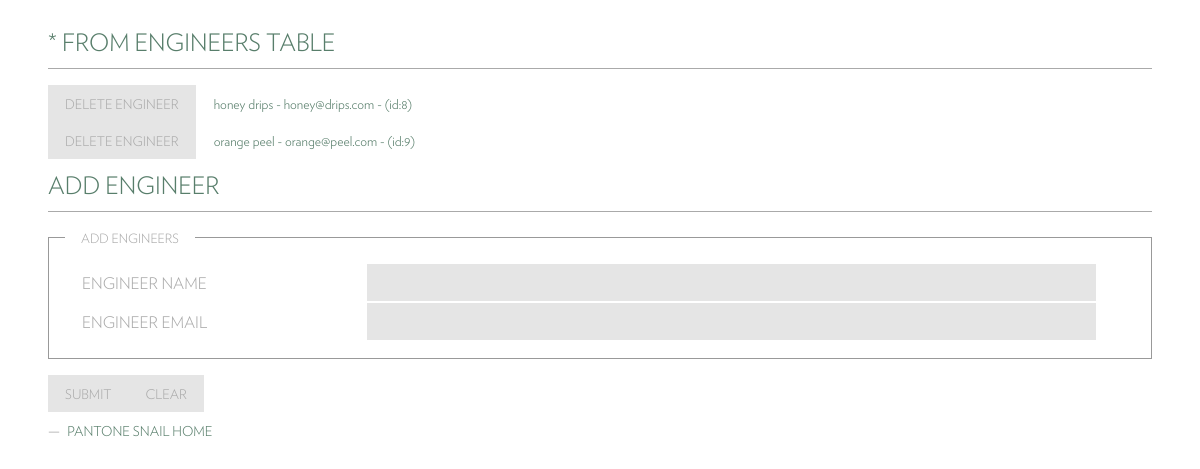
The app's page /engineers.php with its own data.
### tables this page shows
CREATE TABLE `engineers` (
  `idengineers` int(11) NOT NULL AUTO_INCREMENT,
  `engineerName` varchar(45) NOT NULL,
  `engineerEmail` varchar(45) NOT NULL,
  `availableMon` tinyint(1) NOT NULL,
  `availableTue` tinyint(1) NOT NULL,
  `availableWed` tinyint(1) NOT NULL,
  `availableThu` tinyint(1) NOT NULL,
  `availableFri` tinyint(1) NOT NULL,
  `availableSat` tinyint(1) NOT NULL,
  `availableSun` tinyint(1) NOT NULL,
  PRIMARY KEY (`idengineers`),
  UNIQUE KEY `idengineers_UNIQUE` (`idengineers`)
);

### includes/functions.php (called while the page is built, shortened)
<?php
$codename = "Pantone Snail";
function check_input($data, $problem='')
{
    $data = trim($data);
    $data = stripslashes($data);
    $data = htmlspecialchars($data);
    $data = mysql_real_escape_string($data);
    return $data;
}
?>

### engineers.php (the view, shortened to what this page needs)
<!DOCTYPE html>
<html lang="en">
	<?php
	include 'includes/functions.php';
	?>
	<head>
		<link rel="stylesheet" type="text/css" href="css/reset.css" />
		<link rel="stylesheet" type="text/css" href="css/style.css" />
	</head>
	<body>
	<div class="section">
	<form action="<?=htmlspecialchars($_SERVER['PHP_SELF']);?>" method="post">
	<h2>* From Engineers Table</h2>
	<p>
	<?php
		$result = mysqli_query($db, "SELECT * FROM engineers");
		while($engineers = mysqli_fetch_array($result)) {
			$outputstr = "<button type='submit' name='btnDelete' value='" . $engineers['idengineers'] . "'>delete engineer</button>";
			$outputstr .= "&nbsp;&nbsp;&nbsp;&nbsp;&nbsp;&nbsp;" . $engineers['engineerName'] . " - ";
			$outputstr .= $engineers['engineerEmail'] . " - ";
			$outputstr .= " (id:" . $engineers['idengineers'] . ")<br/>";
			echo $outputstr;
		}
	?>
	</p>
	<h2>Add Engineer</h2>
		<fieldset>
			<legend>add engineers</legend>
			<label for="name">Engineer Name</label><input type="text" id="name" name="name" value="<?=check_input($_POST['name']);?>" />
			<label for="email">Engineer Email</label><input type="text" id="email" name="email" value="<?=check_input($_POST['email']);?>" />
		</fieldset>
	<input type="submit" value="submit" name="btnSubmit" /><input type="reset" value="clear" />
	</form>
	<ul>
		<li><a href="index.php"><?=$codename;?> Home</a></li>
	</ul>
	</div>
	</body>
</html>

### css/style.css (style rules this page uses)
html { font-size: 16px; }
body { background-color: #fff; font-family: 'verlag', Arial; color: #818287; font-weight: 200; margin: 0; -webkit-font-smoothing: antialiased; font-variant-numeric: lining-nums; font-feature-settings: 'lnum'; -moz-font-feature-settings: 'lnum=1'; -ms-font-feature-settings: 'lnum'; -webkit-font-feature-settings: 'lnum'; -o-font-feature-settings: 'lnum'; -moz-box-sizing: border-box; -webkit-box-sizing: border-box; box-sizing: border-box; }
.section { margin: 1rem; }
a { font-family: 'verlag', Arial; font-size: 0.85rem; color:#577d6a; text-transform: uppercase; padding: 0; text-decoration: none; font-weight: 200; }
h2 { font-family: 'verlag', Arial; font-size: 1.5rem; color: #818286; text-transform: uppercase; padding: 0; text-decoration: none; font-weight: 100; padding-bottom: 15px; margin-bottom: 15px; border-bottom: solid 1px silver; -webkit-column-span:all; -moz-column-span:all; column-span:all; }
p { font-family: 'verlag', Arial; font-size: 0.85rem; color: #818286; padding: 0; text-decoration: none; font-weight: 200; margin: 1rem 0; line-height: 1.2rem; }
ul li:before { content: '\2014\a0\a0'; }
ul { list-style-position: inside; margin: 0.5rem 0rem; }
body { color: #aaa; line-height: 1.3rem; }
a, a:hover, h1, h2, h3, h4, h5, h6, p { color:#587e6b; }
hr, h2 { border: 0; border-bottom: 1px solid #aaa; }
.section { margin: 2rem 3rem; }
input, textarea, button { background: rgba(0,0,0,0.1); color: #aaa; border: 1px solid transparent; padding: 0.5rem 1rem; text-transform: uppercase; font-family: 'verlag', Arial; resize: none; }
fieldset { border: 1px solid rgba(0,0,0,0.4); padding: 1rem; margin: 1rem 0; overflow: hidden; }
fieldset legend { padding: 0 1rem; font-size: 0.8rem; margin-left: 0rem; text-transform: uppercase; }
label { text-transform: uppercase; width: 25%; display: inline-block; padding: 0.5rem 1rem; vertical-align: top; box-sizing:content-box; -moz-box-sizing:content-box; -webkit-box-sizing:content-box; border: 1px solid transparent; }
fieldset input, fieldset textarea, fieldset select { width: 65%; box-sizing:content-box; -moz-box-sizing:content-box; -webkit-box-sizing:content-box; }

### records on screen
engineers: outputstr "honey drips - honey@drips.com -", idengineers "8"
engineers: outputstr "orange peel - orange@peel.com -", idengineers "9"

### other values on screen
$codename "PANTONE SNAIL"
